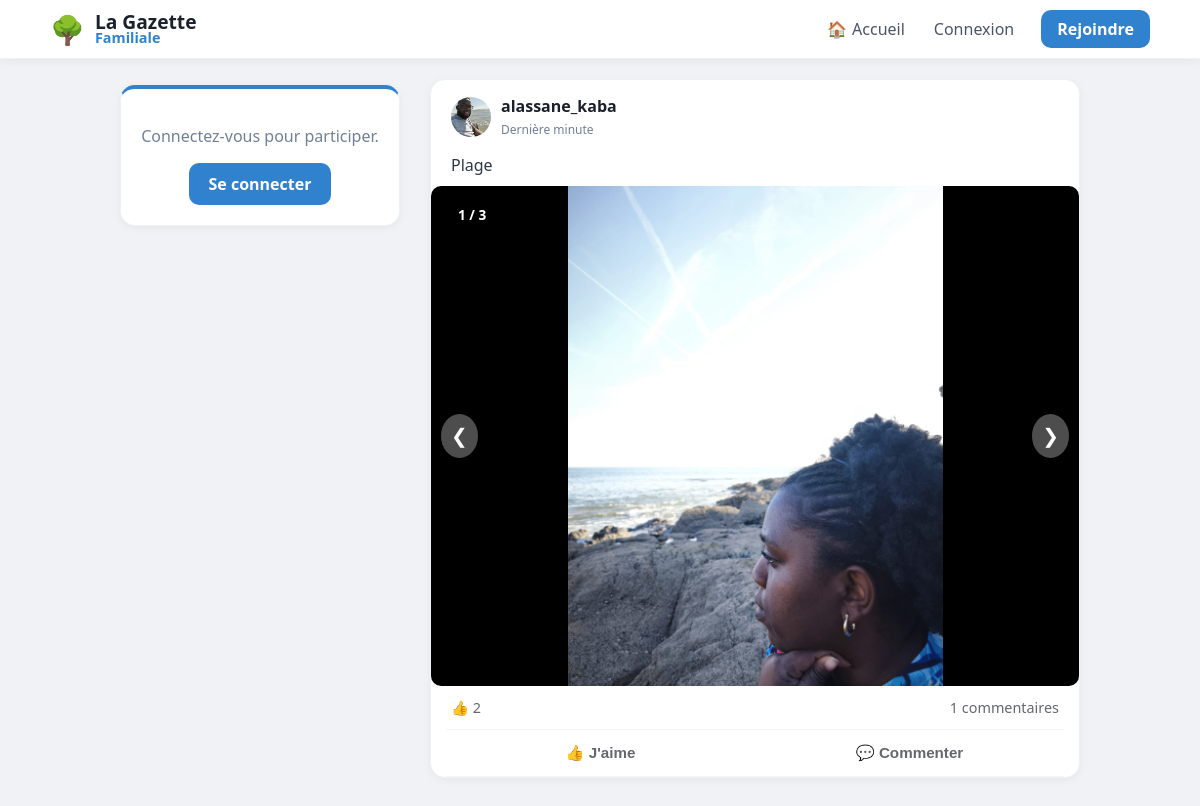
The page / on the database its author committed.
### tables this page shows
CREATE TABLE posts (id INTEGER PRIMARY KEY AUTOINCREMENT, username TEXT, content TEXT, likes INTEGER DEFAULT 0, image TEXT);

CREATE TABLE users (
                id INTEGER PRIMARY KEY AUTOINCREMENT, 
                email TEXT UNIQUE, 
                firstname TEXT, 
                lastname TEXT, 
                username TEXT UNIQUE, 
                password TEXT, 
                avatar TEXT
            );

CREATE TABLE post_medias (
                        id INTEGER PRIMARY KEY AUTOINCREMENT,
                        post_id INTEGER,
                        filename TEXT,
                        file_type TEXT, -- 'image' ou 'video'
                        FOREIGN KEY (post_id) REFERENCES posts (id) ON DELETE CASCADE
                    );

### app.py (the view)
@app.route("/")
def home():
    with get_db() as db:
        posts_query = db.execute("""
            SELECT posts.*, users.avatar AS user_avatar,
                (SELECT COUNT(*) FROM reactions WHERE post_id=posts.id AND type='thumb') as thumbs,
                (SELECT COUNT(*) FROM reactions WHERE post_id=posts.id AND type='heart') as hearts
            FROM posts
            JOIN users ON posts.username = users.username
            ORDER BY posts.id DESC
        """).fetchall()
        posts = [dict(row) for row in posts_query]
        for post in posts:
            medias = db.execute("SELECT * FROM post_medias WHERE post_id = ?", (post['id'],)).fetchall()
            post['medias'] = medias  # On ajoute la liste des médias au post
        comments = db.execute('''
            SELECT comments.*, users.avatar AS comm_avatar
            FROM comments
            JOIN users ON comments.username = users.username
        ''').fetchall()
    return render_template("home.html", posts=posts, comments=comments)

### app.py (called while the page is built)
def get_db():
    db = sqlite3.connect("database.db")
    db.row_factory = sqlite3.Row
    return db

### templates/home.html (shortened to what this page needs)
{% extends "base.html" %}
{% block content %}
<aside class="sidebar">
    <div class="post-card" style="text-align: center; border-top: 4px solid #3182ce;">
        {% if session.get("user") %}
            <div style="font-size: 50px; margin-bottom: 10px;">🌳</div>
            <h3 style="margin: 0; color: #2d3748;">Bonjour,</h3>
            <h2 style="margin: 5px 0; color: #1a202c; font-size: 1.4em;">{{ session['user'] }}</h2>
            <div style="margin-top: 20px; padding-top: 15px; border-top: 1px solid #edf2f7;">
                <a href="{{ url_for('profile', username=session['user']) }}" style="text-decoration: none; color: #3182ce; font-weight: 700; font-size: 0.9em;">Voir mon mur →</a>
            </div>
        {% else %}
            <p style="color: #718096;">Connectez-vous pour participer.</p>
            <a href="/login" style="display: inline-block; background: #3182ce; color: white; padding: 10px 20px; border-radius: 10px; text-decoration: none; font-weight: bold;">Se connecter</a>
        {% endif %}
    </div>
</aside>
<main class="feed">
    {% for post in posts %}
    <div class="post-card" style="padding: 0; overflow: hidden; margin-bottom: 20px;">
        <div style="padding: 15px 20px; display: flex; justify-content: space-between; align-items: center;">
            <div style="display: flex; align-items: center; gap: 10px;">
                <img src="{{ url_for('static', filename='avatars/' + (post['user_avatar'] if post['user_avatar'] else 'default.png')) }}"
                     style="width: 40px; height: 40px; border-radius: 50%; object-fit: cover;">
                <div>
                    <strong style="display: block; color: #1a202c;">{{ post['username'] }}</strong>
                    <span style="font-size: 0.75em; color: #718096;">Dernière minute</span>
                </div>
            </div>
        </div>
        <div style="padding: 0 20px 10px 20px; white-space: pre-wrap; color: #2d3748;">{{ post['content'] }}</div>
        {% if post.medias %}
        <div class="carousel-container" id="carousel-{{ post.id }}" style="position: relative; background: #000; display: flex; align-items: center; justify-content: center; min-height: 300px;">
            {% if post.medias|length > 1 %}
            <div class="carousel-counter" style="position: absolute; top: 15px; left: 15px; background: rgba(0,0,0,0.6); color: white; padding: 4px 12px; border-radius: 20px; font-size: 0.85em; z-index: 10; font-weight: bold;">
                <span class="current">1</span> / {{ post.medias|length }}
            </div>
            {% endif %}
            <div class="carousel-items" style="width: 100%;">
                {% for media in post.medias %}
                    <div class="carousel-item {% if loop.first %}active{% endif %}" style="display: {% if loop.first %}block{% else %}none{% endif %}; text-align: center;">
                        {% if media.file_type == 'video' %}
                            <video src="{{ url_for('static', filename='uploads/' + media.filename) }}" controls style="max-width: 100%; max-height: 500px; display: block; margin: 0 auto;"></video>
                        {% else %}
                            <img src="{{ url_for('static', filename='uploads/' + media.filename) }}" style="max-width: 100%; max-height: 500px; object-fit: contain; display: block; margin: 0 auto;" onclick="window.open(this.src)">
                        {% endif %}
                    </div>
                {% endfor %}
            </div>
            {% if post.medias|length > 1 %}
                <button class="prev" onclick="moveSlide('{{ post.id }}', -1)" style="position: absolute; left: 10px; background: rgba(255,255,255,0.3); border: none; color: white; font-size: 20px; padding: 10px; border-radius: 50%; cursor: pointer;">&#10094;</button>
                <button class="next" onclick="moveSlide('{{ post.id }}', 1)" style="position: absolute; right: 10px; background: rgba(255,255,255,0.3); border: none; color: white; font-size: 20px; padding: 10px; border-radius: 50%; cursor: pointer;">&#10095;</button>
            {% endif %}
        </div>
        {% endif %}
        <div style="display: flex; justify-content: space-between; padding: 12px 20px; font-size: 0.9em; color: #65676b;">
            <div>👍 <span id="thumbs-{{ post['id'] }}">{{ post['thumbs'] }}</span></div>
            <div style="cursor: pointer;" onclick="toggleComments({{ post['id'] }})">
                <span id="comment-count-{{ post['id'] }}">{{ comments|selectattr('post_id', 'equalto', post['id'])|list|length }}</span> commentaires
            </div>
        </div>
        <div style="display: flex; border-top: 1px solid #f2f4f7; border-bottom: 1px solid #f2f4f7; margin: 0 15px; padding: 2px 0;">
            <button onclick="react({{ post['id'] }}, 'thumb')" class="action-btn" style="flex: 1; background: none; border: none; padding: 10px; color: #65676b; font-weight: 600; cursor: pointer;">👍 J'aime</button>
            <button onclick="toggleComments({{ post['id'] }})" class="action-btn" style="flex: 1; background: none; border: none; padding: 10px; color: #65676b; font-weight: 600; cursor: pointer;">💬 Commenter</button>
        </div>
    </div>
    {% endfor %}
</main>
{% endblock %}

### static/style.css (style rules this page uses)
body { font-family: 'Segoe UI', system-ui, -apple-system, sans-serif; background: #f0f2f5; margin: 0; color: #1a202c; }
.post-card { background: white; border-radius: 15px; padding: 20px; margin-bottom: 20px; box-shadow: 0 2px 8px rgba(0,0,0,0.05); border: 1px solid #edf2f7; overflow: hidden; }
.action-btn { flex: 1; background: none; border: none; padding: 10px; color: #65676b; font-weight: 600; font-size: 0.95em; cursor: pointer; display: flex; align-items: center; justify-content: center; gap: 8px; transition: background 0.2s; border-radius: 6px; margin: 2px; }
.carousel-container { position: relative; width: 100%; max-height: 500px; background: #000; border-radius: 10px; overflow: hidden; }
.carousel-item { display: none; text-align: center; }
.carousel-item.active { display: block; }
.carousel-item img, .carousel-item video { max-width: 100%; max-height: 500px; }
.prev, .next { position: absolute; top: 50%; transform: translateY(-50%); background: rgba(0,0,0,0.5); color: white; padding: 10px; border: none; cursor: pointer; }
.next { right: 0; }
.prev { left: 0; }

### templates/base.html (style rules this page uses)
:root { --bg-color: #f0f2f5; --primary: #3182ce; --text-main: #1a202c; --text-light: #718096; }
body { background-color: var(--bg-color); margin: 0; font-family: 'Segoe UI', system-ui, -apple-system, sans-serif; color: var(--text-main); }
@media (min-width: 900px) { .sidebar { position: sticky; top: 85px; } }

### rows shown on the page
posts: avatar (picture), username "alassane_kaba", content "Plage", medias|length "3", thumbs "2", id "1"
post_medias: filename (picture)
